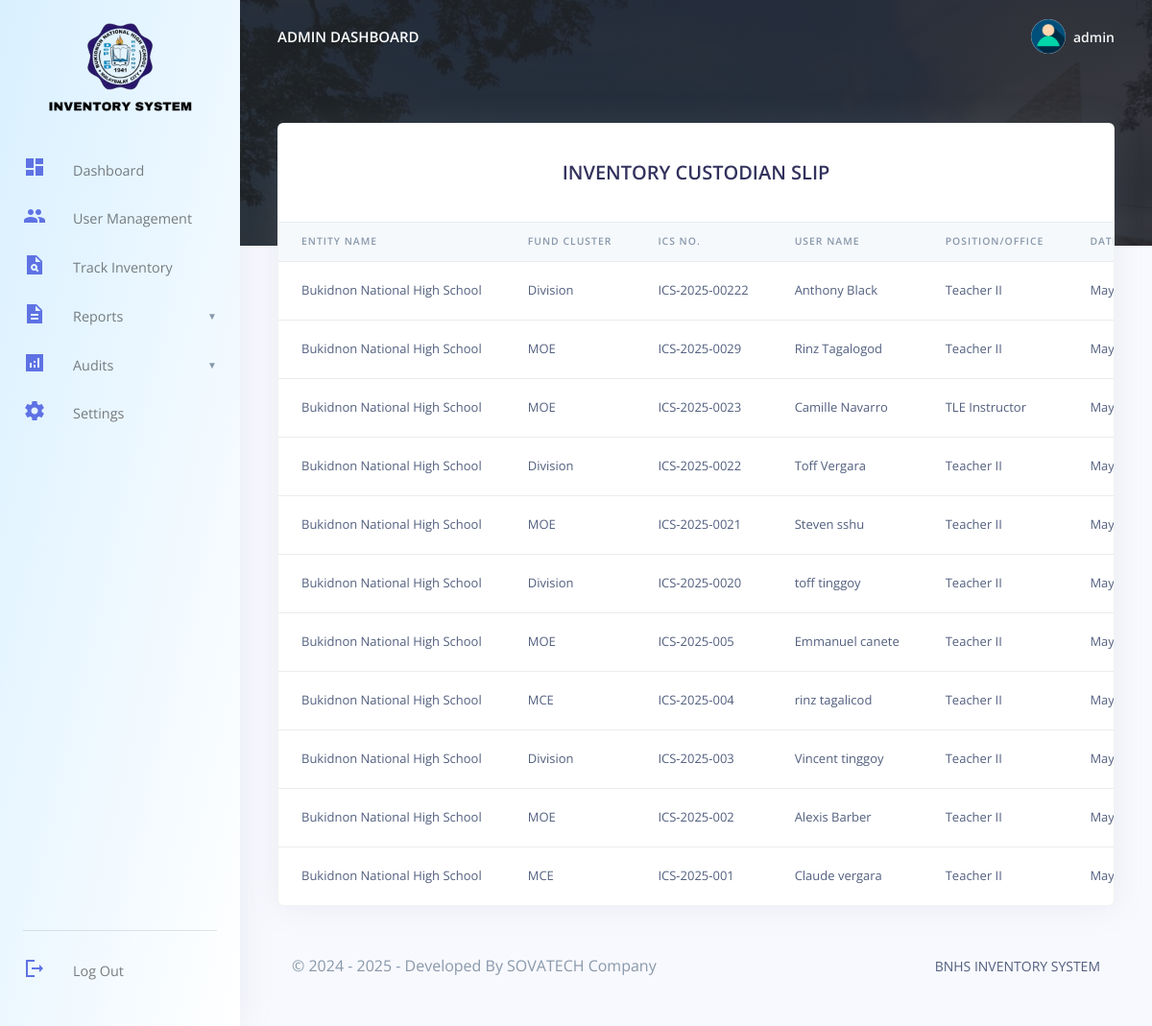
The app's page /BNHS/admin/display_ics.php (signed in) with its own data.
### tables this page shows
CREATE TABLE `bnhs_admin` (
  `admin_id` varchar(15) NOT NULL,
  `admin_name` varchar(255) DEFAULT NULL,
  `admin_email` varchar(255) DEFAULT NULL,
  `admin_password` varchar(255) DEFAULT NULL,
  `created_at` timestamp(6) NULL DEFAULT NULL ON UPDATE current_timestamp(6),
  `resetcode` int(6) DEFAULT NULL
);

CREATE TABLE `inventory_custodian_slips` (
  `ics_id` int(11) NOT NULL,
  `entity_id` int(11) NOT NULL,
  `ics_no` varchar(50) NOT NULL,
  `end_user_name` varchar(100) NOT NULL,
  `end_user_position` varchar(100) DEFAULT NULL,
  `end_user_date` date DEFAULT NULL,
  `custodian_name` varchar(100) NOT NULL,
  `custodian_position` varchar(100) DEFAULT NULL,
  `custodian_date` date DEFAULT NULL,
  `created_at` timestamp NOT NULL DEFAULT current_timestamp(),
  `updated_at` timestamp NOT NULL DEFAULT current_timestamp() ON UPDATE current_timestamp()
);

CREATE TABLE `entities` (
  `entity_id` int(11) NOT NULL,
  `entity_name` varchar(100) NOT NULL,
  `fund_cluster` varchar(50) NOT NULL,
  `created_at` timestamp NOT NULL DEFAULT current_timestamp(),
  `updated_at` timestamp NOT NULL DEFAULT current_timestamp() ON UPDATE current_timestamp()
);

### BNHS/admin/display_ics.php (the view, shortened to what this page needs)
<?php
include('config/config.php');
require_once('partials/_head.php');
?>
<body>
  <?php require_once('partials/_sidebar.php'); ?>
  <div class="main-content">
    <?php require_once('partials/_topnav.php'); ?>
    <div class="container-fluid mt--8">
      <div class="row">
        <div class="col">
          <div class="card shadow">
            <div class="card-header border-0">
              <div class="col">
                <h2 class="text-center mb-3 pt-3 text-uppercase">Inventory Custodian Slip</h2>
              </div>
            </div>
            <div class="table-responsive">
              <table class="table align-items-center table-flush">
                <thead class="thead-light">
                  <tr>
                    <th scope="col">Entity Name</th>
                    <th scope="col">Fund Cluster</th>
                    <th scope="col">ICS No.</th>
                    <th scope="col">User Name</th>
                    <th scope="col">Position/Office</th>
                    <th scope="col">Date Received(by User)</th>
                  </tr>
                </thead>
                <tbody>
                  <?php
                  $ret = "SELECT ics.ics_id, e.entity_name, e.fund_cluster, ics.ics_no,
                           ics.end_user_name, ics.end_user_position, ics.end_user_date,
                           ics.custodian_name, ics.custodian_position, ics.custodian_date
                         FROM inventory_custodian_slips ics
                         JOIN entities e ON ics.entity_id = e.entity_id
                         GROUP BY ics.ics_no
                         ORDER BY ics.created_at DESC";
                  $stmt = $mysqli->prepare($ret);
                  if (!$stmt->execute()) {
                    die("Error executing statement: " . $stmt->error);
                  }
                  $res = $stmt->get_result();
                  while ($ics = $res->fetch_object()) {
                    ?>
                    <tr>
                      <td><?php echo htmlspecialchars($ics->entity_name); ?></td>
                      <td><?php echo htmlspecialchars($ics->fund_cluster); ?></td>
                      <td><?php echo htmlspecialchars($ics->ics_no); ?></td>
                      <td><?php echo htmlspecialchars($ics->end_user_name); ?></td>
                      <td><?php echo htmlspecialchars($ics->end_user_position); ?></td>
                      <td><?php echo date('M d, Y g:i A', strtotime($ics->end_user_date)); ?></td>
                    </tr>
                  <?php } ?>
                </tbody>
              </table>
            </div>
          </div>
        </div>
      </div>
      <?php require_once('partials/_mainfooter.php'); ?>
    </div>
  </div>
</body>
</html>

### BNHS/admin/partials/_sidebar.php (shortened to what this page needs)
<?php
$admin_id = $_SESSION['admin_id'];
$ret = "SELECT * FROM   bnhs_admin  WHERE admin_id = '$admin_id'";
$stmt = $mysqli->prepare($ret);
$stmt->execute();
$res = $stmt->get_result();
while ($admin = $res->fetch_object()) {
  ?>
  <nav class="navbar navbar-vertical fixed-left navbar-expand-md navbar-light" id="sidenav-main" style="background: linear-gradient(to bottom right, #d9f0ff, #ffffff);">
  <div class="container-fluid">
      <a class="pt-1 nav-logo-container" href="dashboard.php">
        <img src="assets/img/theme/logos.png" class="nav-logo" alt="...">
      </a>
      <div class="collapse navbar-collapse" id="sidenav-collapse-main">
        <ul class="navbar-nav">
          <li class="nav-item">
            <a class="nav-link" href="dashboard.php">
              <i><span class="material-icons-sharp text-primary">dashboard</span></i> Dashboard
            </a>
          </li>
          <li class="nav-item">
            <a class="nav-link" href="user_management.php">
              <i><span class="material-icons-sharp text-primary">group</span></i> User Management
            </a>
          </li>
          <li class="nav-item">
            <a class="nav-link" href="track_inventory.php">
              <i><span class="material-icons-sharp text-primary">plagiarism</span></i> Track Inventory
            </a>
          </li>
          <li class="nav-item">
            <a class="nav-link " href="#reportsSubmenu" data-toggle="collapse" aria-expanded="false">
              <i><span class="material-icons-sharp text-primary">description</span></i> Reports
            </a>
          </li>
          <li class="nav-item">
            <a class="nav-link" href="#AuditsSubmenu" data-toggle="collapse" aria-expanded="false">
              <i><span class="material-icons-sharp text-primary">analytics</span></i> Audits
            </a>
          </li>
          <li class="nav-item">
            <a class="nav-link" href="change_profile.php">
              <i><span class="material-icons-sharp text-primary">settings</span></i> Settings
            </a>
          </li>
        </ul>
        <div class="sidebar-footer mt-auto">
          <hr class="my-3">
          <ul class="navbar-nav mb-md-3">
            <li class="nav-item">
              <a class="nav-link" href="logout.php" id="logoutBtn">
                <i><span class="material-icons-sharp text-primary">logout</span></i> Log Out
              </a>
            </li>
          </ul>
        </div>
      </div>
    </div>
  </nav>
<?php } ?>

### BNHS/admin/partials/_topnav.php (shortened to what this page needs)
<?php
$admin_id = $_SESSION['admin_id'];
$ret = "SELECT * FROM  bnhs_admin  WHERE admin_id = '$admin_id'";
$stmt = $mysqli->prepare($ret);
$stmt->execute();
$res = $stmt->get_result();
while ($admin = $res->fetch_object()) {
    ?>
    <nav class="navbar navbar-top navbar-expand-md navbar-dark" id="navbar-main">
        <div class="container-fluid">
            <a class="h4 mb-0 text-white text-uppercase d-none d-lg-inline-block"
                href="dashboard.php"><?php echo $admin->admin_name; ?> Dashboard</a>
            <ul class="navbar-nav align-items-center d-none d-md-flex">
                <li class="nav-item dropdown">
                    <a class="nav-link pr-0" href="#" role="button" data-toggle="dropdown" aria-haspopup="true"
                        aria-expanded="false">
                        <div class="media align-items-center">
                            <span class="avatar avatar-sm rounded-circle">
                                <img alt="Image placeholder" src="assets/img/theme/user-a-min.png">
                            </span>
                            <div class="media-body ml-2 d-none d-lg-block">
                                <span class="mb-0 text-sm  font-weight-bold "><?php echo $admin->admin_name; ?></span>
                            </div>
                        </div>
                    </a>
                </li>
            </ul>
        </div>
    </nav>
<?php } ?>

### BNHS/admin/partials/_head.php (style rules this page uses)
.navbar-nav .nav-link { display: flex; color: var(--color-info-dark); gap: 1rem; align-items: center; position: relative; }
.nav-logo { object-fit: cover; object-position: center; height: 100px; }
.nav-logo-container { display: flex; justify-content: center; align-items: center; }

### BNHS/admin/partials/_sidebar.php (style rules this page uses)
.nav-link[data-toggle="collapse"]::after { content: "▼" !important; font-size: 10px; color: #5f73e4; margin-left: 6px; }

### records on screen
bnhs_admin: admin_name "ADMIN", admin_name "admin"
inventory_custodian_slips: entity.entity_name "Bukidnon National High School", entity.fund_cluster "Division", ics_no "ICS-2025-00222", end_user_name "Anthony Black", end_user_position "Teacher II", end_user_date "May…"
inventory_custodian_slips: entity.entity_name "Bukidnon National High School", entity.fund_cluster "MOE", ics_no "ICS-2025-0029", end_user_name "Rinz Tagalogod", end_user_position "Teacher II", end_user_date "May…"
inventory_custodian_slips: entity.entity_name "Bukidnon National High School", entity.fund_cluster "MOE", ics_no "ICS-2025-0023", end_user_name "Camille Navarro", end_user_position "TLE Instructor", end_user_date "May…"
inventory_custodian_slips: entity.entity_name "Bukidnon National High School", entity.fund_cluster "Division", ics_no "ICS-2025-0022", end_user_name "Toff Vergara", end_user_position "Teacher II", end_user_date "May…"
inventory_custodian_slips: entity.entity_name "Bukidnon National High School", entity.fund_cluster "MOE", ics_no "ICS-2025-0021", end_user_name "Steven sshu", end_user_position "Teacher II", end_user_date "May…"
inventory_custodian_slips: entity.entity_name "Bukidnon National High School", entity.fund_cluster "Division", ics_no "ICS-2025-0020", end_user_name "toff tinggoy", end_user_position "Teacher II", end_user_date "May…"
inventory_custodian_slips: entity.entity_name "Bukidnon National High School", entity.fund_cluster "MOE", ics_no "ICS-2025-005", end_user_name "Emmanuel canete", end_user_position "Teacher II", end_user_date "May…"
inventory_custodian_slips: entity.entity_name "Bukidnon National High School", entity.fund_cluster "MCE", ics_no "ICS-2025-004", end_user_name "rinz tagalicod", end_user_position "Teacher II", end_user_date "May…"
inventory_custodian_slips: entity.entity_name "Bukidnon National High School", entity.fund_cluster "Division", ics_no "ICS-2025-003", end_user_name "Vincent tinggoy", end_user_position "Teacher II", end_user_date "May…"
inventory_custodian_slips: entity.entity_name "Bukidnon National High School", entity.fund_cluster "MOE", ics_no "ICS-2025-002", end_user_name "Alexis Barber", end_user_position "Teacher II", end_user_date "May…"
inventory_custodian_slips: entity.entity_name "Bukidnon National High School", entity.fund_cluster "MCE", ics_no "ICS-2025-001", end_user_name "Claude vergara", end_user_position "Teacher II", end_user_date "May…"
